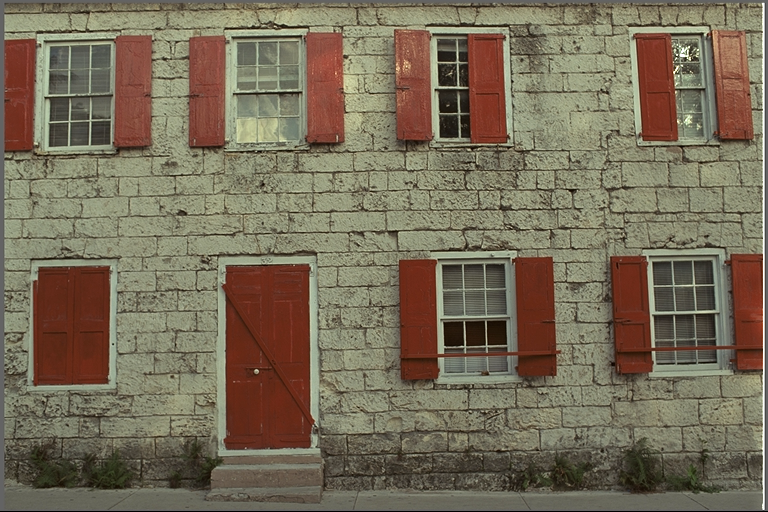
#> input picture Prac_03/data/kodim01.png, 768 x 512 px
$ jupyter execute Homework1.ipynb
#> lines starting #> are read from the running program, lines starting #| are printed output that depends on the picture
# Prac 03. Part 1

For this homework you are going to implement the **unsharp masking** filter (USM). It is a technique to improve the sharpness of an image by combining the image with its blurred (unsharp) version. See the Wikipedia [page](https://en.wikipedia.org/wiki/Unsharp_masking) for more details.

### Unsharp Masking (USP)
The USM technique consists of the following steps:
* Load the image you will be working with.
* Create a blurred (unsharp) version of the original image.
* Add the unsharp image (with a certain **weight**) to the original.

To sum it up, the USM performs the following operation:

`sharpened = original + (original − unsharp) × amount`

Even though we provide you an image to work with, you are welcome to use your own images :-)

[cell 1]
import cv2
import numpy as np
from matplotlib import pyplot as plt
plt.rcParams['figure.figsize'] = [15, 10]

[cell 2]
img = cv2.imread('../data/kodim01.png')
#> img is the input picture: shape (512, 768, 3); mean B, G, R 88.4, 108.7, 119.8
img = cv2.cvtColor(img, cv2.COLOR_BGR2RGB)
plt.imshow(img)

[cell 3]
# Create a blurred (unsharp) version of the original image (you can use Gaussian blurring)
unsharp = cv2.GaussianBlur(img, (5, 5), 1.0)

[cell 4]
# Create the difference image (original − unsharp)
# Note: Remember that you are working with uint8 data types. Any addition or substractions
# might result in overflow or underflow, respectively. You can prevent this by casting the images to float.
diff = img.astype(np.float32) - unsharp.astype(np.float32)
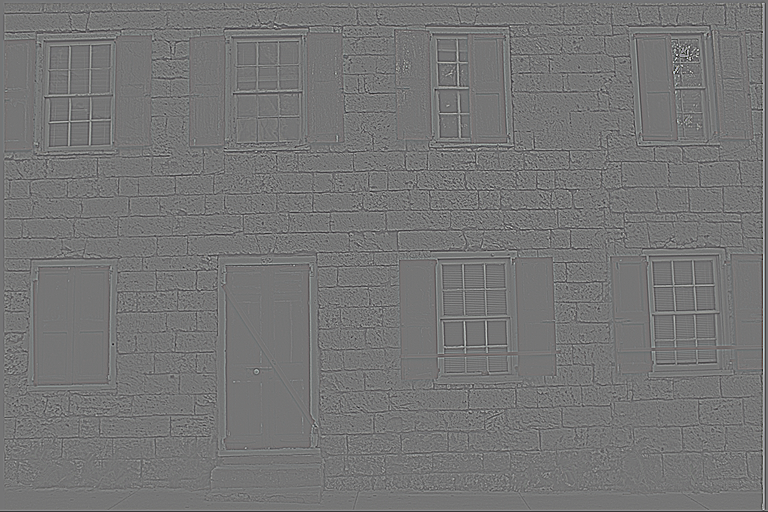
#> diff: shape (512, 768, 3) float32; mean R, G, B -0.1, -0.1, -0.1; drawn with min black and max white

[cell 5]
# Apply USM to get the resulting image using `sharpened = original + (original − unsharp) × amount`
# Note: Again, take care of underflows/overflows if necessary.
amount = 1.5
sharpened = img.astype(np.float32) + diff * amount
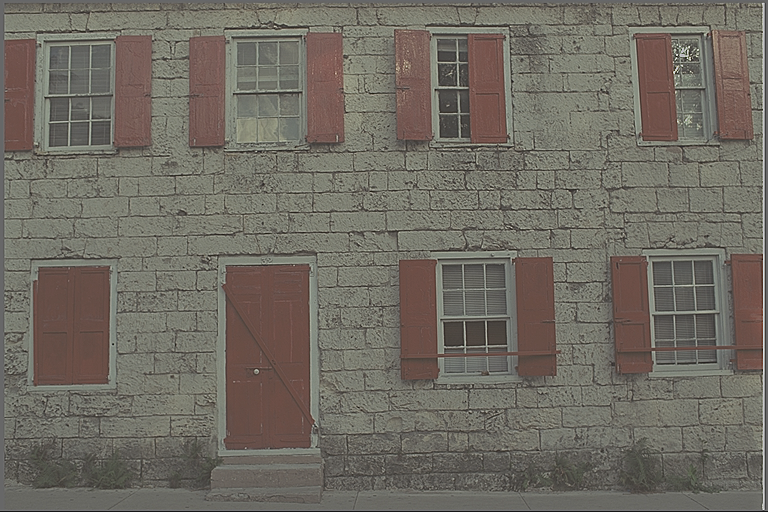
#> sharpened: shape (512, 768, 3) float32; mean R, G, B 119.7, 108.7, 88.3; drawn with min black and max white
sharpened = np.clip(sharpened, 0, 255).astype(np.uint8)
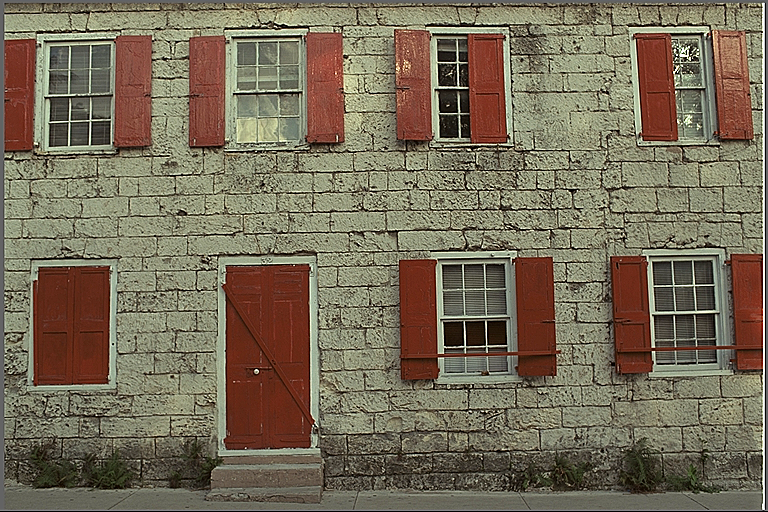
#> sharpened: shape (512, 768, 3); mean R, G, B 119.6, 108.7, 88.7

# Visualization
plt.subplot(1, 3, 1), plt.title('Original'), plt.imshow(img)
plt.subplot(1, 3, 2), plt.title('Unsharp'), plt.imshow(unsharp)
plt.subplot(1, 3, 3), plt.title('Sharpened'), plt.imshow(sharpened)
plt.show()
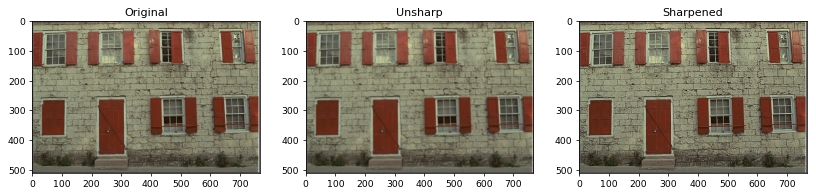
#> figure drawn by matplotlib, 3 panels

$ run again, with Prac_03/data/kodim07.png copied over Prac_03/data/kodim01.png
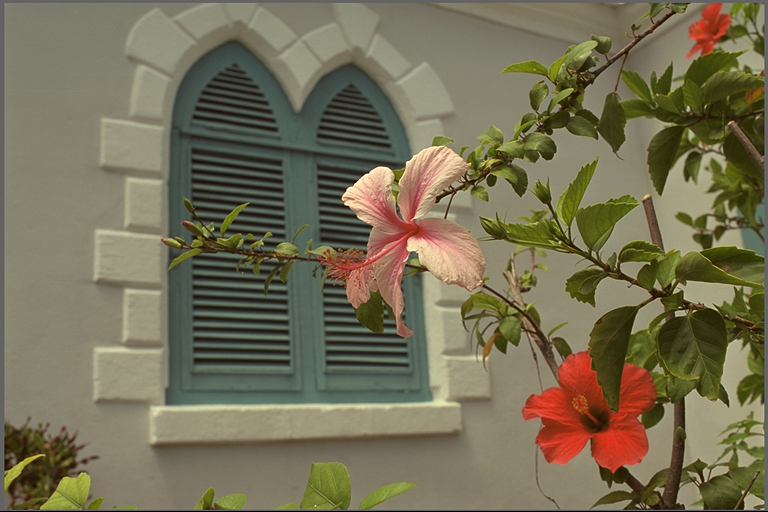
#> input picture Prac_03/data/kodim07.png, 768 x 512 px
#> img is the input picture: shape (512, 768, 3); mean B, G, R 85.4, 110.7, 117.6
#> `sharpened = img.astype(np.float32) + diff * amount`:
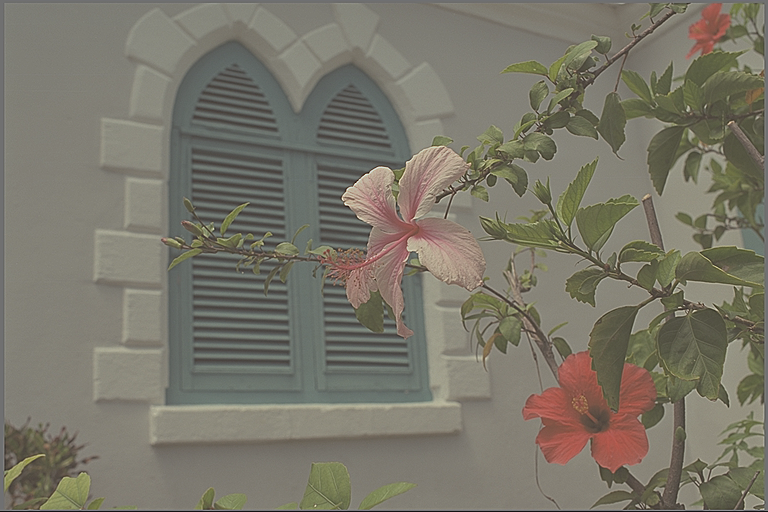
#> sharpened: shape (512, 768, 3) float32; mean R, G, B 117.5, 110.6, 85.3; drawn with min black and max white
#> `plt.show()`:
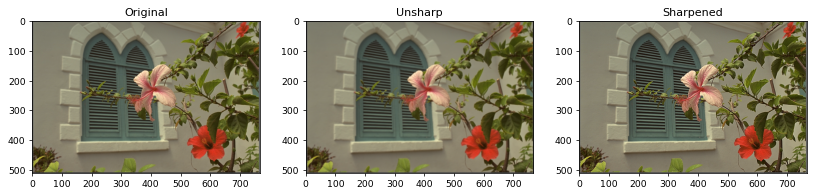
#> figure drawn by matplotlib, 3 panels
